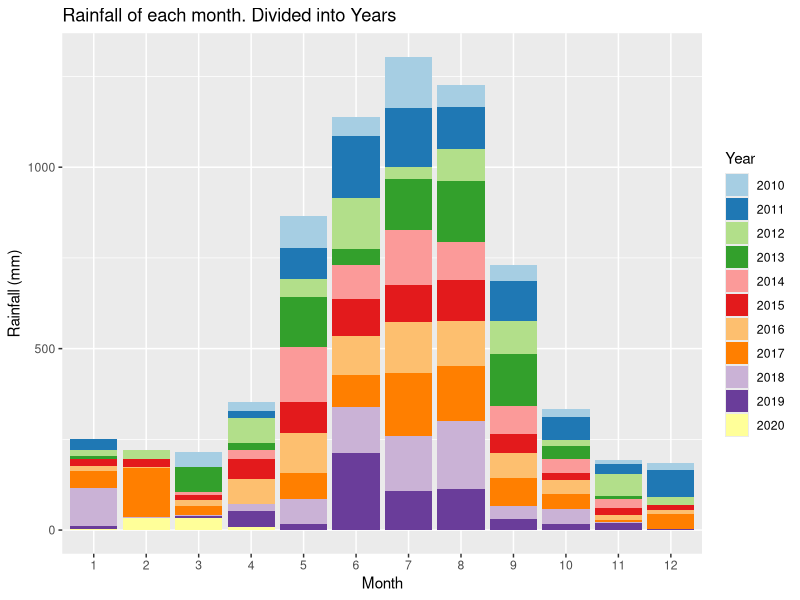
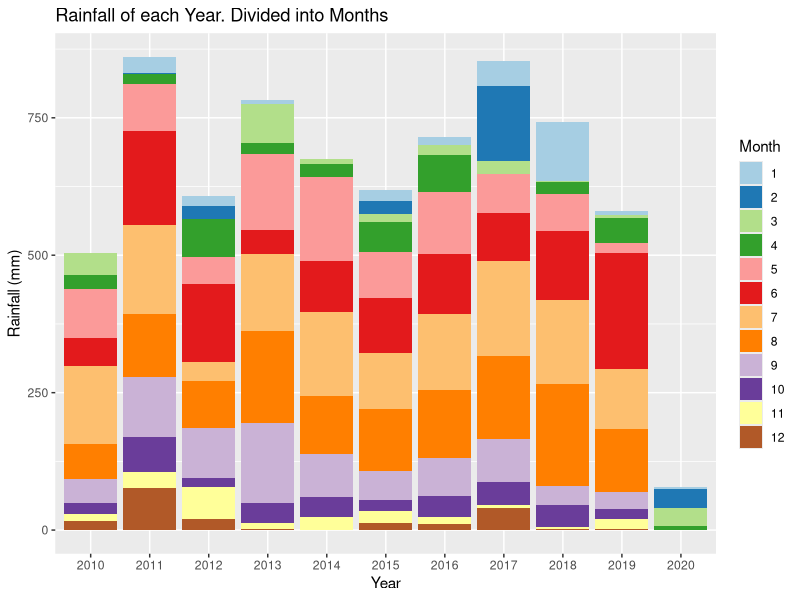
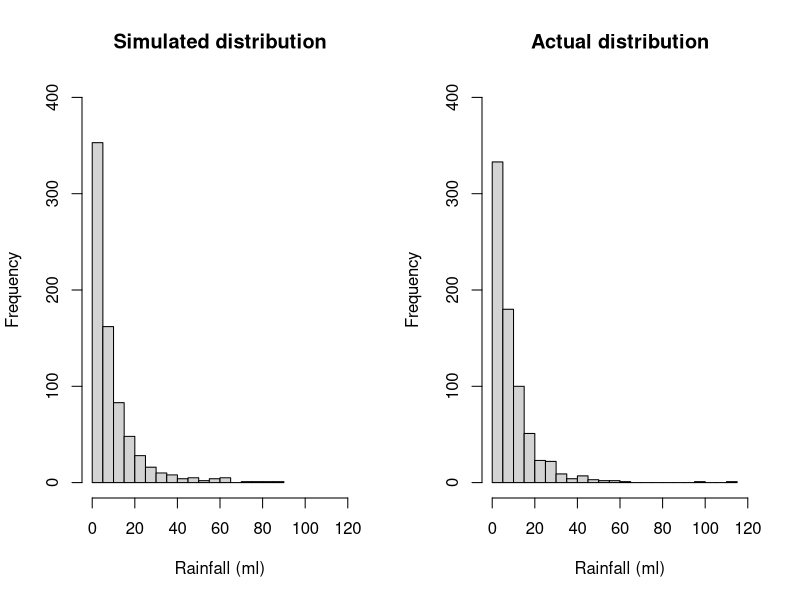
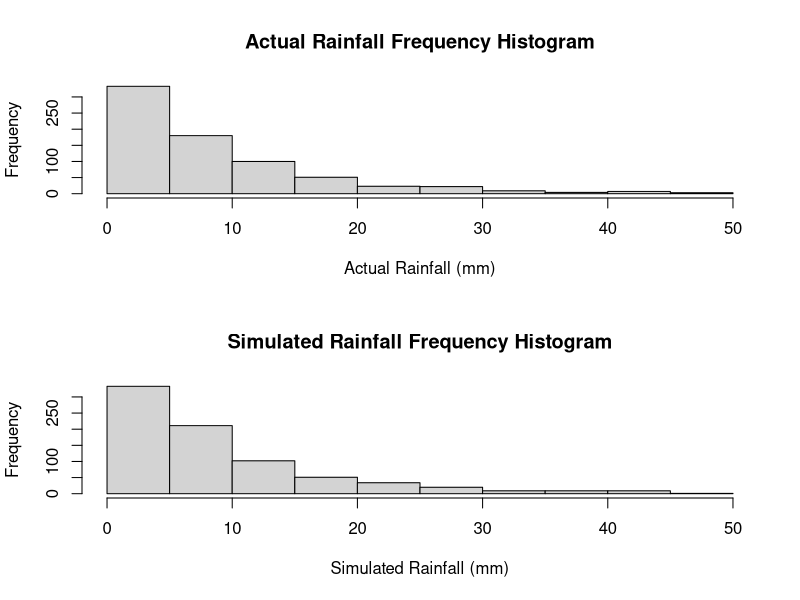
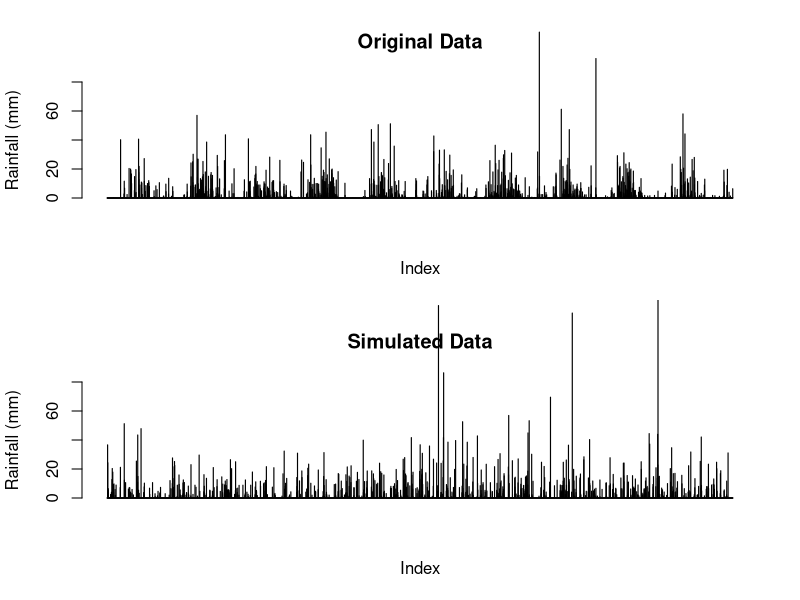
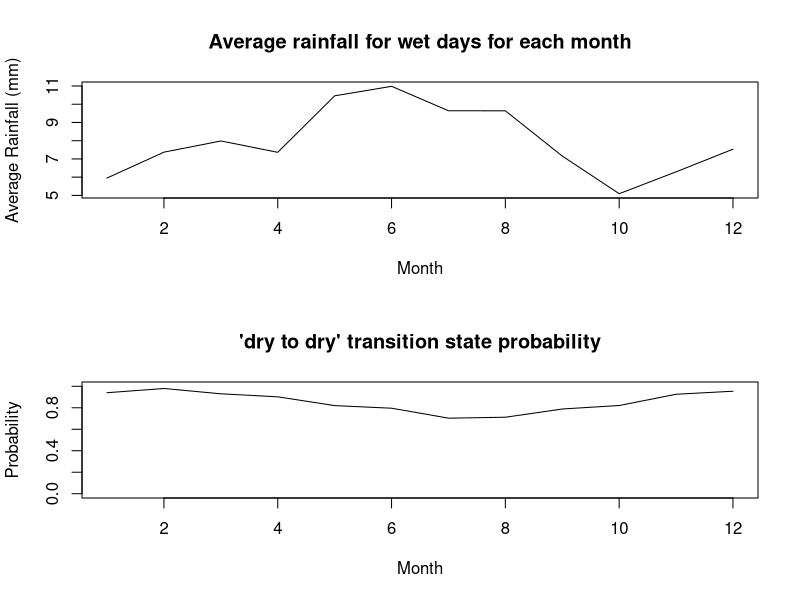
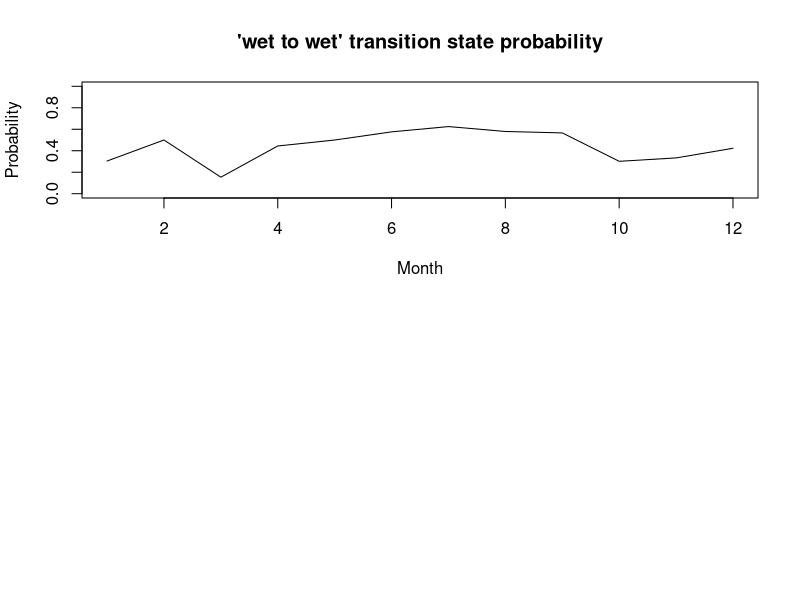
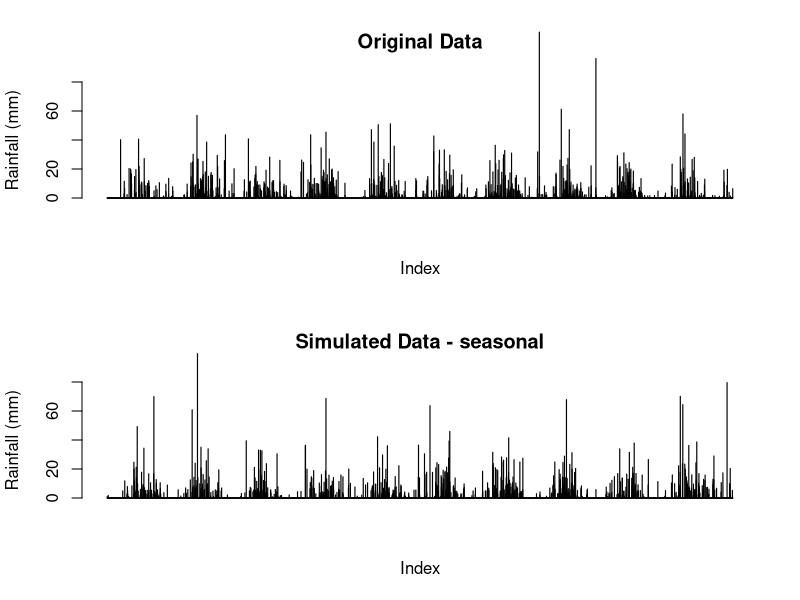

Recreate these plots in R, in order. (Note: this script raises an error after producing the figures.)
## ---- chunk 1
knitr::opts_chunk$set(echo = TRUE)
## ---- chunk 2
# Reading in the data from the csv file
data <-  read.csv("IDCJAC0009_009225_1800_Data.csv")
weather_data <- data
weather_data <- weather_data[which(is.na(weather_data$Rainfall.amount..millimetres.) == FALSE),] # excluding rows with no rainfall record made 
## ---- chunk 3
weather_data$date <- do.call(paste, c(weather_data[c("Day", "Month", "Year")], sep = "-")) # creating a column that contains the date for easy indentification
## ---- chunk 4
# function to categorise day as either 'wet' or 'dry' for the Markov Chain functions
state <- function(x){
  stateList <- c()
  for(ii in 1:length(x)){
    if(x[ii] < 1){
      stateList <- c(stateList, "dry")
    }
    if(x[ii] >= 1){
      stateList <- c(stateList, "wet")
    }
  }
  return(stateList)
}
weather_data$state <- state(weather_data$Rainfall.amount..millimetres.)
## ---- chunk 5
head(weather_data[,c('Rainfall.amount..millimetres.','state')], 10)
## ---- chunk 6
# function establishing Markov Chain transition state. Establishing the relationship between the rainfall of a given day and the day before it.
transitionState <- function(x){
  transitionStateList <- c('') #can't find transition state of first observation
  for(i in 2:length(x)){
    if(x[i] == "dry"){
      if (x[i-1] == "dry"){
        transitionStateList <- c(transitionStateList, "DryToDry")
      }
      else {
        transitionStateList <- c(transitionStateList, "WetToDry")
      }
    }
    if(x[i] == "wet"){
      if (x[i-1] == "dry"){
        transitionStateList <- c(transitionStateList, "DryToWet")
      }
      else {
        transitionStateList <- c(transitionStateList, "WetToWet")
      }
    }
  }
  return(transitionStateList)
}
weather_data$transitionState <- transitionState(weather_data$state)
## ---- chunk 7
head(weather_data[,c('Rainfall.amount..millimetres.','state', 'transitionState')], 10)
## ---- chunk 8
train_data <- subset(weather_data, Year >= 2010) # only look at the most recent, relevant data.
library(ggplot2)
library(RColorBrewer)

# explorative plots investigating the distribution of rainfall across months and years

# Plotting the rainfall data (grouped by years and months)
# Distribution of rainfall by month (segmented by year)
ggplot(train_data, aes(x = factor(Month), y = Rainfall.amount..millimetres., fill = factor(Year))) + 
  geom_bar(stat = "identity") + 
  scale_fill_brewer(palette = "Paired") + 
  xlab("Month")+
  ylab("Rainfall (mm)")+
  labs(fill = "Year")+
  ggtitle("Rainfall of each month. Divided into Years")
# There does appear to be a rough distribution of rainfall by month. Most years May, June, July, August, and September (month 5-9) have the most rain. There are outliers

ggplot(train_data, aes(x = factor(Year), y = Rainfall.amount..millimetres., fill = factor(Month))) + 
  geom_bar(stat = "identity") + 
  scale_fill_brewer(palette = "Paired") + 
  xlab("Year")+
  ylab("Rainfall (mm)")+
  labs(fill = "Month")+
  ggtitle("Rainfall of each Year. Divided into Months")
# There does not appear to be any obvious pattern in the rainfall across the 10 years (note. 2020 only contains 4 months of data, hence the low rainfall). The average looks to be around 650-700 mm. 
## ---- chunk 9
table(train_data$Month, train_data$Year) # only four months of data in 2020
## ---- chunk 10
#Calculating transition state probabilities, in general (no respect to month or season)
weatherTable <- table(train_data$transitionState)
weatherTable

probWetToWet = weatherTable['WetToWet'] / (weatherTable['WetToWet'] + weatherTable['WetToDry'])
probWetToWet

probDryToDry = weatherTable['DryToDry'] / (weatherTable['DryToDry'] + weatherTable['DryToWet'])
probDryToDry
## ---- chunk 11
#Basic generator (No seasonal variation)

#calculated above
generateRainfallBasic <- function(genLength){
  currentState = "dry" # Years start with very little rain, so more likely to start dry
  rainAmountList <- c()
  for (i3 in 1:genLength){
    if (currentState == "dry"){
      if (runif(1) < probDryToDry){
        currentState = "dry"
      }
      else{
        currentState = "wet"
      }
    }
    else if (currentState == "wet"){
      if (runif(1) < probWetToWet){
        currentState = "wet"
      }
      else{
        currentState = "dry"
      }
    }
                                      #generating amount of rainfall if state is wet, else 0
    if (currentState == "wet"){
      rainAmount <- 5.66*exp(rnorm(1))
      rainAmountList <- c(rainAmountList, rainAmount)
    }
    else{
      rainAmountList <- c(rainAmountList, 0)
    }
  }
  return(rainAmountList)
}
## ---- chunk 12
#comparing log-normal against actual data, veeerryyyy close fit, will use log-normal for rainfall sim
par(mfrow=c(1,2))
p1 <- 5.66*exp(rnorm(732))
hist(p1, breaks = 30, xlim = c(0,120), ylim = c(0,400), main = "Simulated distribution", xlab = "Rainfall (ml)")

p2 <- train_data$Rainfall.amount..millimetres.[train_data$Rainfall.amount..millimetres.>1]
hist(p2, breaks = 30, xlim = c(0,120), ylim = c(0,400), main = "Actual distribution", xlab = "Rainfall (ml)")

mean(p1)
mean(p2)
## ---- chunk 13
#Basic generator tests
testRainfall = generateRainfallBasic(3761)

par(mfrow=c(2,1))
hist(train_data$Rainfall.amount..millimetres.[train_data$Rainfall.amount..millimetres.>1 & train_data$Rainfall.amount..millimetres.<50], xlab = "Actual Rainfall (mm)", main = "Actual Rainfall Frequency Histogram")
hist(testRainfall[testRainfall > 1 & testRainfall <50], xlab = "Simulated Rainfall (mm)", main = "Simulated Rainfall Frequency Histogram")

par(mfrow=c(2,1))
barplot(train_data$Rainfall.amount..millimetres., ylim = c(0,80), main = "Original Data", ylab = "Rainfall (mm)", xlab = "Index")
barplot(testRainfall, ylim = c(0,80), main = "Simulated Data", ylab = "Rainfall (mm)", xlab = "Index")
## ---- chunk 14
#Calculates the transition probabilities for each month
probTransStatesMonth <- function(input_data){
  transitonStatesMonthsFrame <- data.frame(list(rep(0, 12), list(rep(0, 12), list(rep(0,    12), list(rep(0, 12)))))) #Initialises 12x4 frame filled with zeroes (4 columns for each transition state, 12 rows for each month)
  names(transitonStatesMonthsFrame) <- c('DryToDry', 'DryToWet', 'WetToDry', 'WetToWet')

  #Makes the dataframe with the count of each transition state with each month
  for (i4 in 1:dim(train_data)[1]){
    tempTransitionState <- input_data[i4, 'transitionState']
    tempMonth <- input_data[i4, 'Month'] 
    transitonStatesMonthsFrame[tempMonth, tempTransitionState] <- transitonStatesMonthsFrame[tempMonth, tempTransitionState]+1 # increase count of tempTransitionState for month tempMonth by 1
  }

  #Calculates the transition state probabilities for each month in the data frame
  probTransitonStatesMonthsFrame <- transitonStatesMonthsFrame
  for (i in 1:dim(transitonStatesMonthsFrame)[1]){
  
    probTransitonStatesMonthsFrame[i, 'DryToDry'] <- transitonStatesMonthsFrame[i, 'DryToDry'] / (transitonStatesMonthsFrame[i, 'DryToDry'] + transitonStatesMonthsFrame[i, 'DryToWet'])
  
    probTransitonStatesMonthsFrame[i, 'DryToWet'] <- transitonStatesMonthsFrame[i, 'DryToWet'] / (transitonStatesMonthsFrame[i, 'DryToDry'] + transitonStatesMonthsFrame[i, 'DryToWet'])
    
    probTransitonStatesMonthsFrame[i, 'WetToDry'] <- transitonStatesMonthsFrame[i, 'WetToDry'] / (transitonStatesMonthsFrame[i, 'WetToDry'] + transitonStatesMonthsFrame[i, 'WetToWet'])
    probTransitonStatesMonthsFrame[i, 'WetToWet'] <- transitonStatesMonthsFrame[i, 'WetToWet'] / (transitonStatesMonthsFrame[i, 'WetToDry'] + transitonStatesMonthsFrame[i, 'WetToWet'])
    # this data frame 'probTransitionStatesMonthsFrame' will be called directly in the generator, so must be called as such when exported
  }
  return(probTransitonStatesMonthsFrame)
}

## ---- chunk 15
probTransitonStatesMonthsFrame <- probTransStatesMonth(train_data)
head(probTransitonStatesMonthsFrame, 10)
## ---- chunk 16
#testing average rainfall when its rains in each month, and for wettowet vs drytowet transitions.
test_w2w <- train_data$Rainfall.amount..millimetres.[train_data$transitionState == "WetToWet"]
test_d2w <- train_data$Rainfall.amount..millimetres.[train_data$transitionState == "DryToWet"]
mean(test_w2w)
mean(test_d2w)
wilcox.test(test_d2w, test_w2w)
#since resulting wilcox test p-value is 0.85, we conclude that theres no difference in rainfall depending on the transition state, and do not need to include it in our model.

test_rainfallPerMonth <- train_data[train_data$state == "wet",c(4,6)]
kruskal.test(Rainfall.amount..millimetres. ~ Month, data = test_rainfallPerMonth)
#p-val = 0.00016, therefore difference between average rainfall for each month

## ---- chunk 17
#calculating the mean rainfall when it rains for each month, to change how much it rains according to the generator later on. Limited to less than 60 mls as the dataset is not large enough for large rainfall amounts (such as 114ml in feburary) to not throw the mean off.
rainMonthData <- c()
for (i in 1:12){
  temp<- train_data$Rainfall.amount..millimetres.[train_data$state == "wet" & train_data$Month == i & train_data$Rainfall.amount..millimetres. < 60]
  rainMonthData <- c(rainMonthData, list(temp))
  rm(temp)
}

rainfallAvgMonth <- sapply(rainMonthData, mean)

## ---- chunk 18
plot(c(1:12), rainfallAvgMonth, type = "l", xlab = "Month", ylab = "Average Rainfall (mm)", main = "Average rainfall for wet days for each month")
## ---- chunk 19
#How the transition state probabilities vary for each month
plot(probTransitonStatesMonthsFrame$DryToDry, ylim = c(0,1), xlab = "Month", main = "'dry to dry' transition state probability", type = 'l', ylab = "Probability")
plot(probTransitonStatesMonthsFrame$WetToWet, ylim = c(0,1), xlab = "Month", main = "'wet to wet' transition state probability", type = 'l', ylab = "Probability")
## ---- chunk 20

#Weather generator accounting  for seasonal variation of transition states or something i hope
#Yes this is just a spicy version of basic generator it's mostly the same in fact if i forget to even do this it is the same


generateRainfallSeasonal <- function(input){
  # input must be weather_data or a subset of weather_data
  currentState = "dry" #can make this into a random choice later
  rainAmountList <- c()
  for (i5 in 1:dim(input)[1]){
    if (currentState == "dry"){
      if (runif(1) < probTransitonStatesMonthsFrame[input[i5, 'Month'], 'DryToDry']){ #now inputs depending on the month of input
        currentState = "dry"
      }
      else{
        currentState = "wet"
      }
    }
    else if (currentState == "wet"){
      if (runif(1) < probTransitonStatesMonthsFrame[input[i5, 'Month'], 'WetToWet']){
        currentState = "wet"
      }
      else{
        currentState = "dry"
      }
    }
                                      #generating amount of rainfall if state is wet, else 0
    if (currentState == "wet"){
      
      #rainAmount <- 5.66*exp(rnorm(1)) #now log-normal dist, 5 used because is close to mean of weather_data's / the mean of what exp(rnorm(1)) is by default /// Old Version 
      rainAmount <- rainfallAvgMonth[input[i5, 'Month']]*exp(rnorm(1))/1.648 #average of exp(rnorm(1)) is ~1.648, so we divide by that so the average of each month will just be the actual average calculated from rainfallAvgMonth.
      
      rainAmountList <- c(rainAmountList, rainAmount)
    }
    else{
      rainAmountList <- c(rainAmountList, 0)
    }
  }
  return(rainAmountList)
}
## ---- chunk 21
#testing code for seasonal generator
inputSeasonalRainfall <- dplyr::select(train_data, 'Year', 'Month', 'Day') #using existing train data's dates to input to function, instead of putting in just how many to generate

testSeasonalRainfall = generateRainfallSeasonal(inputSeasonalRainfall)
## ---- chunk 22
par(mfrow=c(2,1))
barplot(train_data$Rainfall.amount..millimetres., ylim = c(0,80), main = "Original Data", ylab = "Rainfall (mm)", xlab = "Index")
barplot(testSeasonalRainfall, ylim = c(0,80), main = "Simulated Data - seasonal", ylab = "Rainfall (mm)", xlab = "Index")
## ---- chunk 23
#comparing log-normal against actual data, veeerryyyy close fit, will use log-normal for rainfall sim
p1 <- 5*exp(rnorm(732))
p1 <- p1[p1>1]
hist(p1, breaks = 30, xlim = c(0,120), ylim = c(0,400), main = "Simulated distribution")

p2 <- train_data$Rainfall.amount..millimetres.[train_data$Rainfall.amount..millimetres.>1]
hist(p2, breaks = 30, xlim = c(0,120), ylim = c(0,400), main = "actual distribution")

## ---- chunk 24
set.seed(100345)

sampID <- sample.int(nrow(train_data), size = 0.8*nrow(train_data), replace = FALSE)
train_data <- train_data[sampID,] # 80% of data for training
test_data <- train_data[-sampID,] # 20% for testing
## ---- chunk 25

probTransitonStatesMonthsFrame <- probTransStatesMonth(train_data) # retraining seasonal generator probTransitionStatesMonthsFrame with new training data (now only 80% of the original train_data)

# calucating the new average rainfall for each month
rainMonthData <- c()
for (i in 1:12){
  temp<- train_data$Rainfall.amount..millimetres.[train_data$state == "wet" & train_data$Month == i & train_data$Rainfall.amount..millimetres. < 60]
  rainMonthData <- c(rainMonthData, list(temp))
  rm(temp)
}

rainfallAvgMonth <- sapply(rainMonthData, mean)
## ---- chunk 26
#generate test data
testSeasonalRainfall20 = generateRainfallSeasonal(test_data) # generate a simulation with the same number of observations as test_data (20% of the total data)
## ---- chunk 27
par(mfrow = c(2, 1))

barplot(testSeasonalRainfall20, ylab = "Rainfall (mm)", xlab = "index", main = "Simulated data")
barplot(test_data$Rainfall.amount..millimetres., ylab = "Rainfall (mm)", xlab  = "index", main = "Actual data")
## ---- chunk 28
# Wilcoxon signed rank test
WT <- wilcox.test(testSeasonalRainfall20, test_data$Rainfall.amount..millimetres., paired=T)
print("Wilcoxon rank sum p-value")
WT$p.value
# paired student t test
TT <- t.test(testSeasonalRainfall20, test_data$Rainfall.amount..millimetres., paired=T)
print("t-test p-value")
TT$p.value
## ---- chunk 29
train_data <- subset(weather_data, Year >= 2010)
train10_data <- subset(weather_data, Year >= 2009 & Year < 2019)
data_2019 <- subset(weather_data, Year == 2019)
## ---- chunk 30

probTransitonStatesMonthsFrame <- probTransStatesMonth(train10_data) # retraining seasonal generator probTransitionStatesMonthsFrame with train10_data

set.seed(10356)

# get a testing 
monthList <- subset(weather_data, Year == 2019) # a year that isn't a leap year to get the month list, as generation algorithm only requires months
monthList <- monthList['Month']
testSeasonalRainfall10 <- generateRainfallSeasonal(monthList)
## ---- chunk 31
#compare generated year against 2019
par(mfrow = c(2,1))
barplot(testSeasonalRainfall10, xlab = "Index", ylab = "Rainfall (mm)", main = "Simulated Rainfall")
barplot(data_2019$Rainfall.amount..millimetres., xlab = "Index", ylab = "Rainfall (mm)", main = "2019 Rainfall")
## ---- chunk 32
# check other years for comparison
par(mfrow = c(3,2))
barplot(testSeasonalRainfall10, xlab = "Index", ylab = "Rainfall (mm)", main = "Simulated Rainfall")
year <- subset(weather_data, Year == 2015)
barplot(year$Rainfall.amount..millimetres., xlab = "Index", ylab = "Rainfall (mm)", main = "2015 Rainfall")
year <- subset(weather_data, Year == 2008)
barplot(year$Rainfall.amount..millimetres., xlab = "Index", ylab = "Rainfall (mm)", main = "2008 Rainfall")
year <- subset(weather_data, Year == 2015)
barplot(year$Rainfall.amount..millimetres., xlab = "Index", ylab = "Rainfall (mm)", main = "2017 Rainfall")
year <- subset(weather_data, Year == 2007)
barplot(year$Rainfall.amount..millimetres., xlab = "Index", ylab = "Rainfall (mm)", main = "2007 Rainfall")
year <- subset(weather_data, Year == 2013)
barplot(year$Rainfall.amount..millimetres., xlab = "Index", ylab = "Rainfall (mm)", main = "2013 Rainfall")
rm(year)
## ---- chunk 33
# Creates a graph of difference in rainfall for years, weeks, months, years to see if there are any potential patterns.

# Creates a list of the weekly rainfall
RainfallWeekly <- data.frame("Rainfall (mm)", "Week")
colnames(RainfallWeekly) <- c("Rainfall (mm)", "Week")
RainfallWeekly$`Rainfall (mm)` <- as.numeric(RainfallWeekly$`Rainfall (mm)`)
RainfallWeekly$Week <- as.numeric(RainfallWeekly$Week)
week = 1
weekRain = 0
for(ii in c(1: nrow(weather_data))){
  weekRain = weekRain + weather_data[ii, 6] # rainfall amount for that row
  
  if(ii%%7 == 0){ # every 7th row
    RainfallWeekly[(ii/7), 1] <- weekRain # 1 row of RainfallWeekly created every 7 rows (1 weeks) - inserting rainfall total for that week
    RainfallWeekly[(ii/7), 2] <- week
    week = week + 1
    weekRain = 0 # clear total rainfall to prepare for next week
  }
}
## ---- chunk 34
RainfallWeeklyDiff <- data.frame(c(1:(nrow(RainfallWeekly)-1)), c(1:(nrow(RainfallWeekly)-1))) # data frame with two columns, one less row than RainfallWeekly
colnames(RainfallWeeklyDiff) <- c("Rainfall diff (mm)", "Week")
RainfallWeeklyDiff$`Rainfall diff (mm)` <- diff(RainfallWeekly$`Rainfall (mm)`) # change in weeks
## ---- chunk 35
# plot first 700 weeks first against the difference in rainfall, and then the rainfall per week
par(mfrow = c(4,1))
plot(RainfallWeeklyDiff[c(1:350), 2], RainfallWeeklyDiff[c(1:350), 1], xlab = "week", ylab = "change in rainfall (mm)", cex = 2, type = "b")
plot(RainfallWeekly[c(1:350), 2], RainfallWeekly[c(1:350), 1], xlab = "week", ylab = "rainfall (mm)", type = "l")
plot(RainfallWeeklyDiff[c(351:700), 2], RainfallWeeklyDiff[c(351:700), 1], xlab = "week", ylab = "change in rainfall (mm)", cex = 2, type = "b")
plot(RainfallWeekly[c(351:700), 2], RainfallWeekly[c(351:700), 1], xlab = "week", ylab = "rainfall (mm)", type = "l")

## ---- chunk 36
# plot second 700 weeks first against the difference in rainfall, and then the rainfall per week
par(mfrow = c(4,1))
plot(RainfallWeeklyDiff[c(701:1050), 2], RainfallWeeklyDiff[c(701:1050), 1], xlab = "week", ylab = "change in rainfall (mm)", cex = 2, type = "b")
plot(RainfallWeekly[c(701:1050), 2], RainfallWeekly[c(701:1050), 1], xlab = "week", ylab = "rainfall (mm)", type = "l")
plot(RainfallWeeklyDiff[c(1051:1414), 2], RainfallWeeklyDiff[c(1051:1414), 1], xlab = "week", ylab = "change in rainfall (mm)", cex = 2, type = "b")
plot(RainfallWeekly[c(1051:1414), 2], RainfallWeekly[c(1051:1414), 1], xlab = "week", ylab = "rainfall (mm)", type = "l")
## ---- chunk 37
rainSort_2019 <- data_2019$Rainfall.amount..millimetres.
# qqplot before removing 'dry' days
qqnorm(rainSort_2019, pch = 1, frame = F, main = "Normal Q-Q Plot of Rainfall 2019 (including dry days)")
qqline(rainSort_2019, col = "red", lwd = 2)
rainSort_2019 <- rainSort_2019[which(rainSort_2019 != 0)]
# qqplot after removing 'dry' days
qqnorm(rainSort_2019, pch = 1, frame = F, main = "Normal Q-Q Plot of Rainfall 2019 (excluding dry days)")
qqline(rainSort_2019, col = "red", lwd = 2)
hist(rainSort_2019, breaks = 50)
# data is not normally distributed
rm(rainSort_2019)
## ---- chunk 38
rain2019 <- subset(weather_data, Year == 2019)
length(rain2019$Rainfall.amount..millimetres.)
length(testSeasonalRainfall10)

## ---- chunk 39
# function to return the sum of ranks of difference (w+ and w-) that are part of the Wilcoxon signed rank calculations
returnRanks <- function(simulated, actual){
  diffs <- (simulated - actual)
  diffs <- diffs[diffs != 0]
  posDifs <- which(diffs > 0)
  negDiffs <- which(diffs < 0)
  rank <- rank(abs(diffs))
  rankPosDiff <- sum(rank[posDifs])
  rankNegDiff <- sum(rank[negDiffs]) 
  return(c(rankPosDiff, rankNegDiff))
}

## ---- chunk 40

table(rain2019$Month)
# Since there are two days missing from October and December, we will have to find the days and remove them from our simulated results.
table(rain2019$Day)
# one month is missing a day 5, and another is missing a day 19 (both 11 when should be 12)/
temp <- subset(rain2019, Day == 5)
temp$Month # 5th of October missing
temp <- subset(rain2019, Day == 19)
temp$Month # 19th of December missing
rm(temp)
## ---- chunk 41
# to perform Wilcoxon Signed Rank test must have paired data, so remove those extra dates from testSeasonalRainfall10
# 2019 is a non leap year

which(rain2019$date == "4-10-2019") # find what row the day before 5-10-2019 is
# thereforer 5-10-2019 would be row 278 (277+1)
which(rain2019$date == "18-12-2019") # find what row the day before 5-10-2019 is
# thereforer 5-10-2019 would be row 353 (351+2). Add two as both 5th october and 19th december are missing

simRainfall2019 <- testSeasonalRainfall10 # remove day 278 and day 353 data from testSeasonalRainfall10
## ---- chunk 42
set.seed(102343656)

# get a testing 
monthList <- subset(weather_data, Year == 2019) # a year that isn't a leap year to get the month list, as generation algorithm only requires months
monthList <- monthList['Month']
testSeasonalRainfall10 <- generateRainfallSeasonal(monthList)
simRainfall2019 <- testSeasonalRainfall10 # remove day 278 and day 353 data from testSeasonalRainfall10
## ---- chunk 43
# test of testSeasonalRainfall10 against 2019 rainfall (testSeasonalRainfall10 was simulation of 2019 rainfall)
wilcox.test(rain2019$Rainfall.amount..millimetres., simRainfall2019, paired = T, alternative = "t", conf.int = T, conf.level = 0.95)

# the p-value is 0.04918,indicating that it is likely that there is a significant difference between the simulated data and the actual data. This means that one set of data was consistently and significantly larger than the other

# manual calculation of Wilcoxon signed rank values 

sumRanks <- returnRanks(simRainfall2019, rain2019$Rainfall.amount..millimetres.)
sumRanks[1] # rankPosDiff ( sum of the ranks of the positive differences)
sumRanks[2] # rankNegDiff (sum of the ranks of the negative differrences)

# rankPosDiff (the sum of the ranks of the differences where the simulated data is greater than the actual) is 7414. rankNegDiff (the sum of the ranks of the the differences where the actual is greater than the simulated) is 5147. rankPosDiff is quite a bit larger than rankNegDiff
## ---- chunk 44
# to confirm the results of the first Wilcoson signed rank test, repeat with 3 different sets of simulated rainfall
set.seed(12345)

# using month probabilites generate one years worth of data 
monthList <- subset(weather_data, Year == 2011) # a year that isn't a leap year to get the month list, as generation algorithm only requires months
monthList <- monthList['Month']
testSeasonalRainfall10 <- generateRainfallSeasonal(monthList)

simRainfall2019 <- testSeasonalRainfall10[-c(278, 353)] # remove day 278 and day 353 data from testSeasonalRainfall10

wilcox.test(rain2019$Rainfall.amount..millimetres., simRainfall2019, paired = T, alternative = "t", conf.int = T, conf.level = 0.95)

# The p-value is 0.1981, indiciating that there is not a significant difference between the simulated data and the actual data

# manual calculation of Wilcoxon signed rank values 
sumRanks <- returnRanks(simRainfall2019, rain2019$Rainfall.amount..millimetres.)
sumRanks[1] # rankPosDiff ( sum of the ranks of the positive differences)
sumRanks[2] # rankNegDiff (sum of the ranks of the negative differrences)

## ---- chunk 45
set.seed(347876)

# using month probabilites generate one years worth of data 
monthList <- subset(weather_data, Year == 2011) # a year that isn't a leap year to get the month list, as generation algorithm only requires months
monthList <- monthList['Month']
testSeasonalRainfall10 <- generateRainfallSeasonal(monthList)

simRainfall2019 <- testSeasonalRainfall10[-c(278, 353)] # remove day 278 and day 353 data from testSeasonalRainfall10

wilcox.test(rain2019$Rainfall.amount..millimetres., simRainfall2019, paired = T, alternative = "t", conf.int = T, conf.level = 0.95)

# manual calculation of Wilcoxon signed rank values 
sumRanks <- returnRanks(simRainfall2019, rain2019$Rainfall.amount..millimetres.)
sumRanks[1] # rankPosDiff ( sum of the ranks of the positive differences)
sumRanks[2] # rankNegDiff (sum of the ranks of the negative differrences)

## ---- chunk 46
set.seed(3456789)
# using month probabilites generate one years worth of data 
monthList <- subset(weather_data, Year == 2011) # a year that isn't a leap year to get the month list, as generation algorithm only requires months
monthList <- monthList['Month']
testSeasonalRainfall10 <- generateRainfallSeasonal(monthList)

simRainfall2019 <- testSeasonalRainfall10[-c(278, 353)] # remove day 278 and day 353 data from testSeasonalRainfall10

wilcox.test(rain2019$Rainfall.amount..millimetres., simRainfall2019, paired = T, alternative = "t", conf.int = T, conf.level = 0.95)


# manual calculation of Wilcoxon signed rank values 
sumRanks <- returnRanks(simRainfall2019, rain2019$Rainfall.amount..millimetres.)
sumRanks[1] # rankPosDiff ( sum of the ranks of the positive differences)
sumRanks[2] # rankNegDiff (sum of the ranks of the negative differrences)

## ---- chunk 47
# looking at the four total simulations created, there is generally no significant different between the simulated rainfall and the actual rainfall. 
# However looking at rankPosDiff and rankNegDiff calculated for each (the sum of the ranks of the positive and negative differences between the simulated and actual data respectively), the simulated rainfall was consistently larger than the actual data 
# The reason for this is likely because 2019 had a very small amount of rainfall compared to the rest of the years.
sum(train10_data$Rainfall.amount..millimetres.)/10 # /10 to get average of 10 years of rain data
sum(rain2019$Rainfall.amount..millimetres.)
## ---- chunk 48
median(simRainfall2019)
median(rain2019$Rainfall.amount..millimetres.)

# given the number of dry days, it makes sense that the median's would be very similar in the Wilcoxon Signed Rank test
# To perform the Wilcoxon Signed Rank test we remove those dates from testSeasonalRainfall10
# 2019 is a non leap year so February will have 28 days
#October 5th and December 19th are missing, so we remove them
month_result <- which(rain2019$date == "4-10-2019" | rain2019$date=="18-12-2019")
simRainfall2019 <- testSeasonalRainfall10[-c(month_result[1]+1, month_result[2]+1)]

# Test of testSeasonalRainfall10 against 2019 rainfall (testSeasonalRainfall10 was simulation of 2019 rainfall)
wilcox.test(simRainfall2019, rain2019$Rainfall.amount..millimetres., paired = T, alternative = "t")

# Since the p-value is relatively high, it can be concluded that there is no significant diference between the simulated 2019 data and the actual 2019 data. 
# While the simulation may not be an accurate prediction of 2019 (as seen in the barplots), the simulation was also not logically flawed, as there is not a significant difference between the median of the simulation and the median of the actual.
#Furthermore, a qucik comparison of the medians in the Wilcoxon Signed Rank test shows that (as expected) they are also very similar.
cat("Median of actual and simulated rainfall respectively: ", median(rain2019$Rainfall.amount..millimetres.), median(simRainfall2019))
rm(simRainfall2019)
## ---- chunk 49
# looking at 2013 data (which had a larger than average amount of rain)

rain2013 <- subset(weather_data, Year == 2013)
simRainfall2013 <- generateRainfallSeasonal(monthList)
wilcox.test(simRainfall2013, rain2013$Rainfall.amount..millimetres., paired = T, conf.int = T, conf.level = 0.95)

par(mfrow = c(2,1))
barplot(simRainfall2013, xlab = "Index", ylab = "Rainfall (mm)", main = "Simulated Rainfall")
barplot(rain2013$Rainfall.amount..millimetres., xlab = "Index", ylab = "Rainfall (mm)", main = "2013 Rainfall")

diffs <- (simRainfall2013 - rain2013$Rainfall.amount..millimetres.)
diffs <- diffs[diffs != 0]
posDifs <- which(diffs > 0)
negDiffs <- which(diffs < 0)
rank <- rank(abs(diffs))
rankPosDiff <- sum(rank[posDifs])
rankNegDiff <- sum(rank[negDiffs]) 

rankPosDiff
rankNegDiff

mean(diffs)
